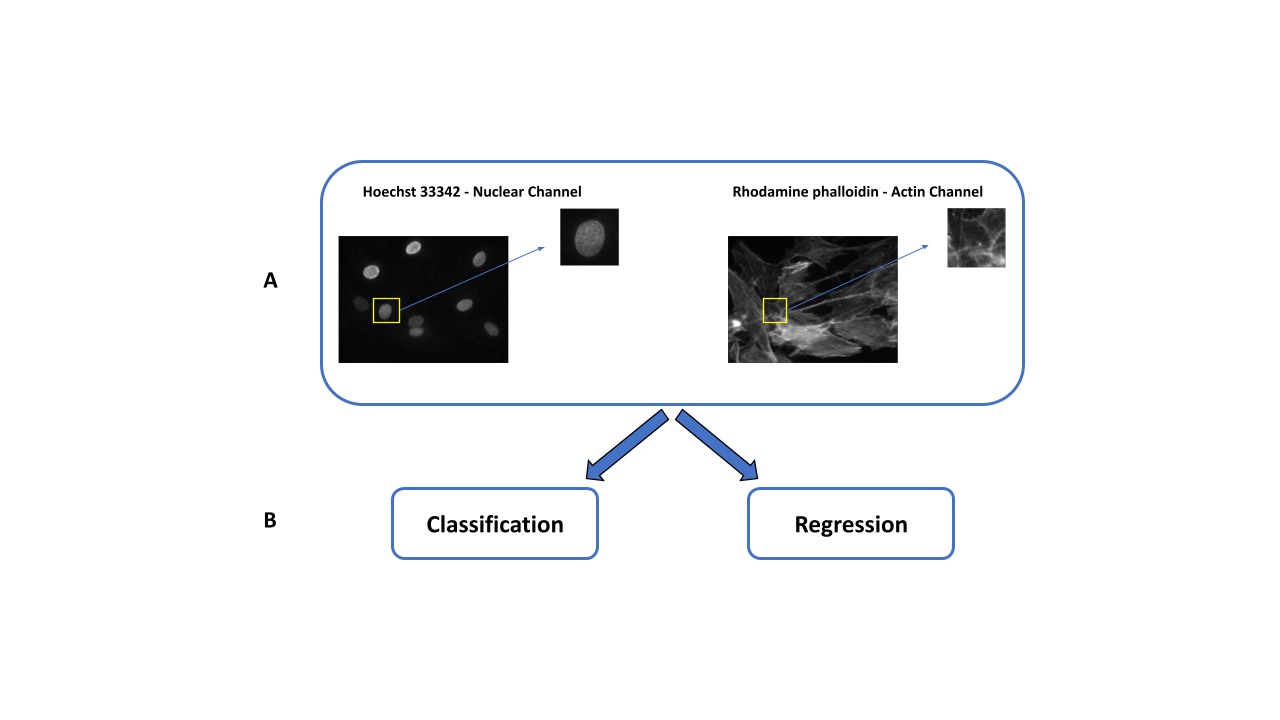
#> input picture images/image1.png, 1280 x 720 px; its folder holds only this picture in this run
$ python -i segmentation.py   (imports and definitions only)   (older library calls are emulated)
#> lines starting #> are read from the running program, lines starting #| are printed output that depends on the picture
import numpy as np
import platform, os
from glob import glob
import scipy, cv2
import mahotas
import yaml
from sklearn.model_selection import train_test_split
from readlif.reader import LifFile
from math import floor, ceil

class ImageSegmenter:
    def __init__(self, blur_sigma=0.5):
        self.sigma = blur_sigma

        data_config = os.path.join(os.path.dirname(__file__), "../configs/data.yaml")
        with open(data_config, "rb") as file:
            config = yaml.safe_load(file)

        self.config = config

    # [15 lines left out: functions __call__, convert_grayscale, not called in this run]

    def convert_label(self, label: str) -> str:
        return self.config['labels'][label]

    # [124 lines left out: functions read_lifs, extract_files, find_contours, area, crop, get_nucleus and 3 more, not called in this run]

    def condense_imagery(self, nucleus: np.ndarray, actin: np.ndarray, bright: np.ndarray, max_dim: int):
        nucleus, actin, bright = map(self.pad_image, [nucleus, actin, bright], [max_dim]*3)
        return np.dstack((nucleus, actin, bright))

    # [16 lines left out: functions find_largest_dim, save_imagery, not called in this run]

>>> import cv2
>>> picture = cv2.imread('../images/image1.png', cv2.IMREAD_GRAYSCALE)
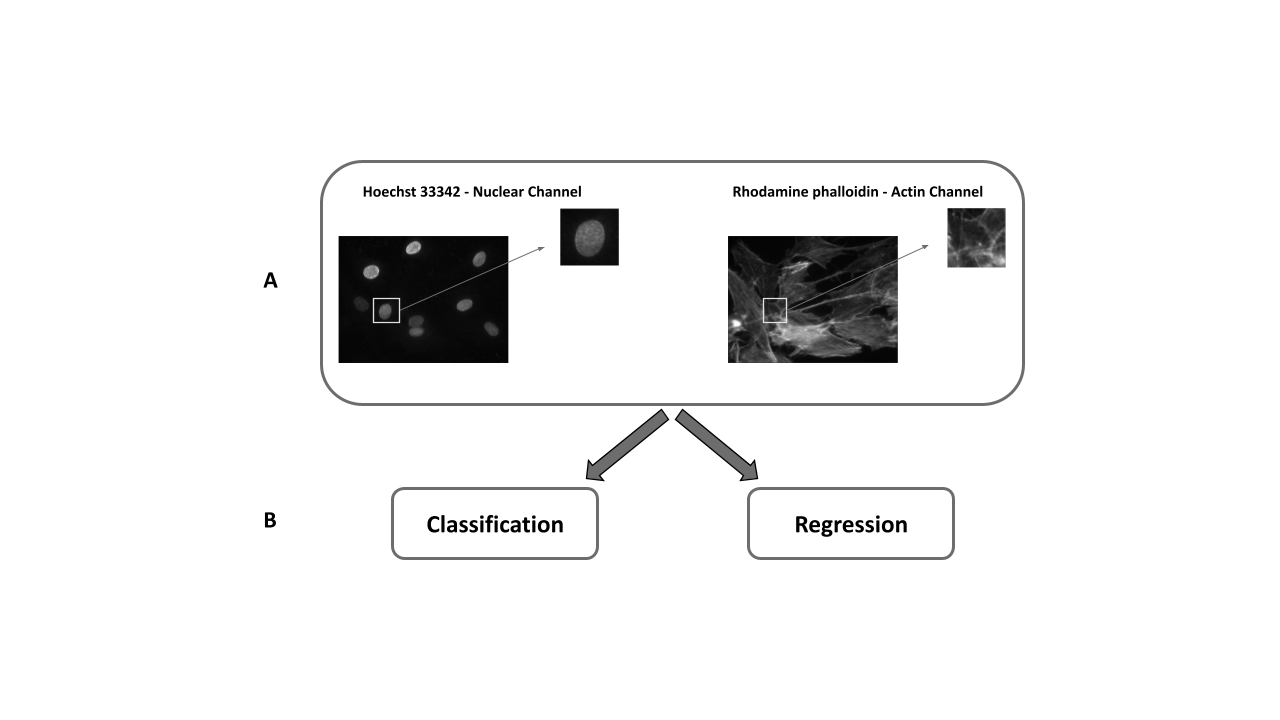
#> picture: shape (720, 1280); min 0, max 255, mean 240.1
>>> result = ImageSegmenter().get_nucleus(picture)
#> (the run stopped early here; a loop or call above may not have finished)
